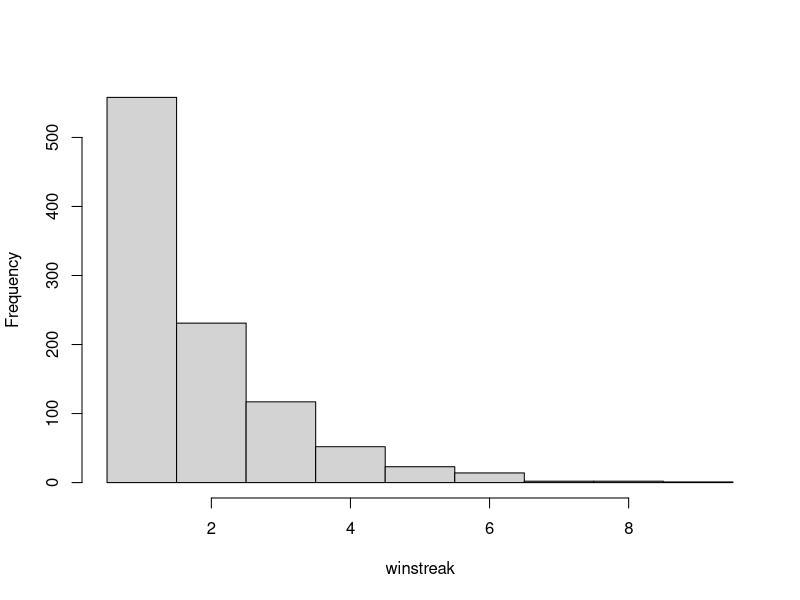
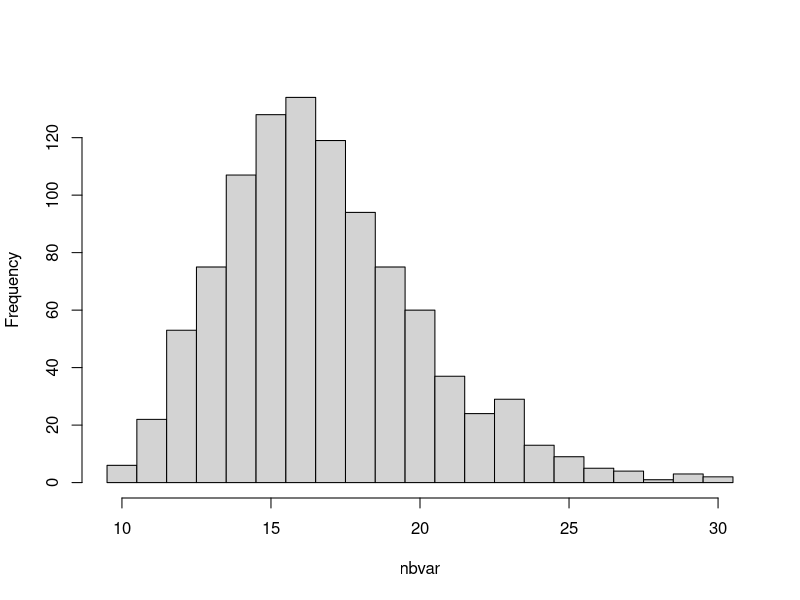
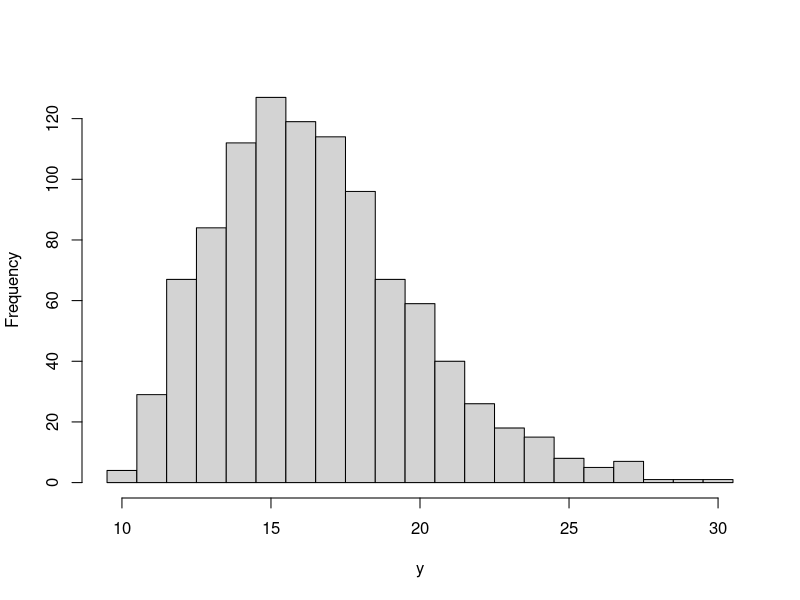

Here is the R script that generated these plots, in order:
## ---- chunk 1
knitr::opts_chunk$set(echo = TRUE)
## ---- chunk 2
streak = 0
lose = 0
p = 20/38
while(lose==0){
  lose = (runif(1) < p) # generate Bernoulli with probability p
  streak = streak + 1 # tally streak
}
streak
## ---- chunk 3
simnum = 1000 # Number of experiment
winstreak = 0
p = 20/38
for(i in 1:1000) {
  streak = 0
  lose = 0
  while(lose == 0) {
    lose = (runif(1) < p) # generate Bernoulli with probability p
    streak = streak + 1 # tally streak
  }
  winstreak[i] = streak # store streak in a vector
}
mean(winstreak) # average length of the win streak
sd(winstreak) # standard deiviation of win streak
hist(winstreak, br=seq(min(winstreak)-0.5, max(winstreak+0.5)), main="") # histogram of winning streak
max(winstreak) # longest winning streak
## ---- chunk 4
x = proc.time()
simnum = 1000
p = 0.6
r = 10
nbvar = numeric(simnum)
for(sims in 1:simnum){
  for(nbsims in 1:r){
    tossnum = 0
    success = 0
    while(success==0){
      success = (runif(1)<p)
      tossnum = tossnum + 1
    }
    nbvar[sims] = nbvar[sims] + tossnum
  }
}
timer = proc.time() - x
algtime = timer[3]  # algtime will store the algorithm run time in seconds

hist(nbvar, br=seq(min(nbvar)-0.5, max(nbvar+0.5)), main="") # histogram of NB
mean(nbvar) # emperical mean of NB(10, 0.6)
sd(nbvar) # emperical standard deviation of NB(10, 0.6)
## ---- chunk 5
simnum = 1000
p = 0.6; r = 10  # for point of comparison with the negative binomial, we will use r here
y=0
for(sims in 1:simnum){
	pmf=(1-p)^r; cdf=pmf; # pmf and cdf
	j=0;
	u=runif(1) # uniform random variate
	# find Binomial variate
	while(u >= cdf){
		pmf=((r-j)/(j+1))*(p/(1-p))*pmf # recursion relation
		cdf=cdf + pmf # compute cdf
		j=j+1
	}
	y[sims]=j
}
## ---- chunk 6
x = proc.time()
simnum = 1000
p = 0.6; r = 10  # for point of comparison with the negative binomial, we will use r here
y = 0
for(i in 1:simnum){
	pmf=p^r; cdf=pmf; # pmf and cdf
	j=r;
	u=runif(1) # uniform random variate
	# find Binomial variate
	while(u >= cdf){
		pmf=((j*(1-p))/(j+1-r))*pmf # recursion relation
		cdf=cdf + pmf # compute cdf
		j=j+1
	}
	y[i]=j
}
timer = proc.time() - x
algtime = timer[3]  # algtime will store the algorithm run time in seconds

hist(y, br=seq(min(y)-0.5, max(y+0.5)), main="") # histogram of NB
mean(y) # emperical mean of NB(10, 0.6)
sd(y) # emperical standard deviation of NB(10, 0.6)
